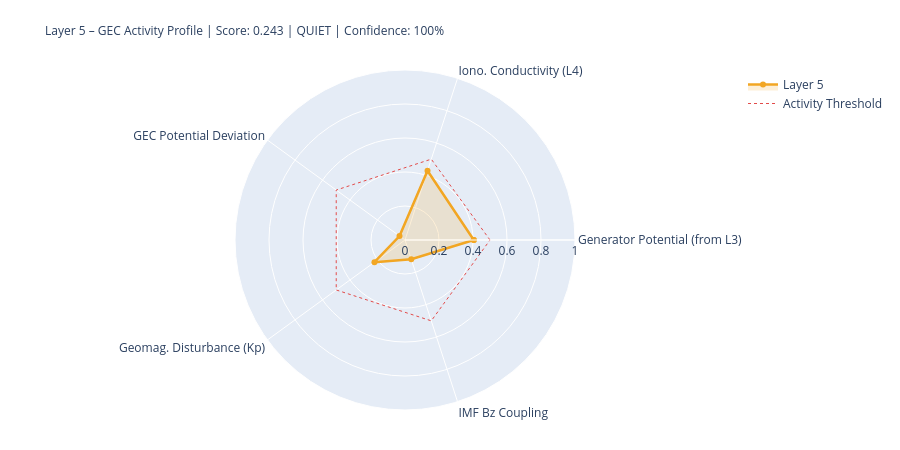

The notebook cell this image was saved under:
### Markdown cell above
---
## 5. State Assessment & Handoff to Layer 6

### Code cell
# ============================================================
# LAYER-5-SCORE
# ============================================================

# Components
# 1) Generator activity (Layer-3-driven)
gen_score = norm(generator_strength, 0.3, 2.0)
gen_src   = 'from_layer3' if l3_thunder_score is not None else 'estimated'

# 2) Ionospheric conductivity (Layer-4-driven)
iono_score = norm(iono_cond_factor, 0.7, 1.4)
iono_src   = 'from_layer4' if l4_ioniz is not None else 'estimated'

# 3) GEC potential deviation from reference
pot_score = norm(abs(delta_V_pct), 0, 30)  # 0 = at reference, 1 = 30% deviation
pot_src   = 'derived'

# 4) Geomagnetic disturbance (Kp) – modulates vertical currents
kp_score = norm(kp_val, 0, 9)
kp_src   = 'primary' if kp_now is not None else 'from_layer4'

# 5) IMF Bz coupling (southward = stronger M-I coupling → GEC influence)
bz_score = norm(-(bz_now or 0), -5, 30) if bz_now is not None else None
bz_src   = 'primary' if bz_now is not None else 'missing'

COMPONENTS = {
    'Generator Potential (from L3)':  {'score': gen_score,   'source': 'derived_from_layer3', 'dynamic': True},
    'Iono. Conductivity (L4)':      {'score': iono_score,  'source': iono_src, 'dynamic': True},
    'GEC Potential Deviation':      {'score': pot_score,   'source': pot_src,  'dynamic': True},
    'Geomag. Disturbance (Kp)':         {'score': kp_score,    'source': kp_src,   'dynamic': True},
    'IMF Bz Coupling':               {'score': bz_score,    'source': bz_src,   'dynamic': True},
}

available   = {k: v['score'] for k, v in COMPONENTS.items() if v['score'] is not None}
unavailable = [k for k, v in COMPONENTS.items() if v['score'] is None]
layer5_score = round(sum(available.values()) / len(available), 4) if available else None
confidence   = round(len(available) / len(COMPONENTS), 2)
level = ('unknown' if layer5_score is None
         else 'quiet'   if layer5_score < 0.3
         else 'moderate' if layer5_score < 0.6
         else 'active')
dominant_l5 = max(available, key=available.get) if available else 'none'

# Kp consistency: separate 1-min raw value from score value
kp_1m_raw   = kp_now          # directly from API (can be 0.0 during live measurement)
kp_for_score = kp_val          # from Layer-0 context or estimated value if needed
kp_score_src = kp_src

W = 68
print('=' * W)
print('LAYER 5 – GLOBAL ELECTRIC CIRCUIT – STATE ASSESSMENT')
print('=' * W)
for name, comp in COMPONENTS.items():
    s = comp['score']
    if s is not None:
        bar = '█' * int(s*20) + '░' * (20-int(s*20))
        print(f'  {name:<34} {bar}  {s:.3f}  [{comp["source"]}]')
    else:
        print(f'  {name:<34} {"─"*20}  n/a   [missing]')
print('-' * W)
print(f'  Score:         {layer5_score:.3f}  ({len(available)}/{len(COMPONENTS)} components)')
print(f'  Confidence:    {confidence:.0%}')
print(f'  Level:         {level.upper()}')
print(f'  Dominant:      {dominant_l5}')
print(f'  V_iono:        {V_iono_mod:.1f} kV  (Δ {delta_V_pct:+.1f}% vs. Ref)')
print(f'  I_total:       {I_total_mod:.1f} A   (Δ {delta_I_pct:+.1f}% vs. Ref)')
print('=' * W)

# Radar
cats   = list(available.keys())
vals_r = list(available.values())
if len(cats) >= 3:
    fig = go.Figure()
    fig.add_trace(go.Scatterpolar(
        r=vals_r + [vals_r[0]], theta=cats + [cats[0]],
        fill='toself', fillcolor='rgba(242,166,35,0.18)',
        line=dict(color='#F2A623', width=2.5), name='Layer 5'
    ))
    fig.add_trace(go.Scatterpolar(
        r=[0.5]*(len(cats)+1), theta=cats+[cats[0]],
        line=dict(color='#E24B4A', dash='dot', width=1),
        mode='lines', name='Activity Threshold'
    ))
    fig.update_layout(
        title=dict(
            text=f'Layer 5 – GEC Activity Profile | Score: {layer5_score:.3f} | {level.upper()} | Confidence: {confidence:.0%}',
            font=dict(size=12)
        ),
        polar=dict(radialaxis=dict(visible=True, range=[0,1])),
        height=450, showlegend=True,
        margin=dict(l=80, r=80, t=70, b=40)
    )
    fig.show()

### Figure 1 — Plotly figure (JSON) as saved in the notebook; plotly's stock layout.template omitted (floating-point values rounded to 4 significant figures)
{"data": [{"fill": "toself", "fillcolor": "rgba(242,166,35,0.18)", "line": {"color": "#F2A623", "width": 2.5}, "name": "Layer 5", "r": [0.4047, 0.4287, 0.04, 0.2222, 0.1189, 0.4047], "theta": ["Generator Potential (from L3)", "Iono. Conductivity (L4)", "GEC Potential Deviation", "Geomag. Disturbance (Kp)", "IMF Bz Coupling", "Generator Potential (from L3)"], "type": "scatterpolar"}, {"line": {"color": "#E24B4A", "dash": "dot", "width": 1}, "mode": "lines", "name": "Activity Threshold", "r": [0.5, 0.5, 0.5, 0.5, 0.5, 0.5], "theta": ["Generator Potential (from L3)", "Iono. Conductivity (L4)", "GEC Potential Deviation", "Geomag. Disturbance (Kp)", "IMF Bz Coupling", "Generator Potential (from L3)"], "type": "scatterpolar"}], "layout": {"height": 450, "margin": {"b": 40, "l": 80, "r": 80, "t": 70}, "polar": {"radialaxis": {"range": [0, 1], "visible": true}}, "showlegend": true, "title": {"font": {"size": 12}, "text": "Layer 5 – GEC Activity Profile | Score: 0.243 | QUIET | Confidence: 100%"}}}
